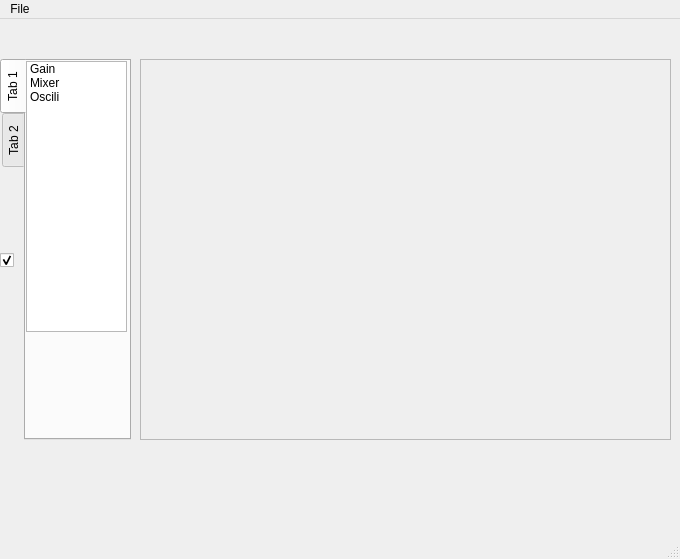
<?xml version="1.0" encoding="UTF-8"?>
<ui version="4.0">
 <class>MainWindow</class>
 <widget class="QMainWindow" name="MainWindow">
  <property name="geometry">
   <rect>
    <x>0</x>
    <y>0</y>
    <width>680</width>
    <height>559</height>
   </rect>
  </property>
  <property name="windowTitle">
   <string>MainWindow</string>
  </property>
  <widget class="QWidget" name="centralwidget">
   <widget class="QTabWidget" name="tabWidget">
    <property name="geometry">
     <rect>
      <x>0</x>
      <y>40</y>
      <width>131</width>
      <height>381</height>
     </rect>
    </property>
    <property name="tabPosition">
     <enum>QTabWidget::West</enum>
    </property>
    <property name="currentIndex">
     <number>0</number>
    </property>
    <widget class="QWidget" name="tab">
     <attribute name="title">
      <string>Tab 1</string>
     </attribute>
     <widget class="QListWidget" name="listWidget">
      <property name="geometry">
       <rect>
        <x>0</x>
        <y>0</y>
        <width>101</width>
        <height>271</height>
       </rect>
      </property>
      <item>
       <property name="text">
        <string>Gain</string>
       </property>
      </item>
      <item>
       <property name="text">
        <string>Mixer</string>
       </property>
      </item>
      <item>
       <property name="text">
        <string>Oscili</string>
       </property>
      </item>
     </widget>
    </widget>
    <widget class="QWidget" name="tab_2">
     <attribute name="title">
      <string>Tab 2</string>
     </attribute>
    </widget>
   </widget>
   <widget class="QFrame" name="drawarea">
    <property name="geometry">
     <rect>
      <x>140</x>
      <y>40</y>
      <width>531</width>
      <height>381</height>
     </rect>
    </property>
    <property name="frameShape">
     <enum>QFrame::StyledPanel</enum>
    </property>
    <property name="frameShadow">
     <enum>QFrame::Raised</enum>
    </property>
   </widget>
   <widget class="QCheckBox" name="checkBox">
    <property name="geometry">
     <rect>
      <x>0</x>
      <y>230</y>
      <width>21</width>
      <height>23</height>
     </rect>
    </property>
    <property name="text">
     <string/>
    </property>
    <property name="checked">
     <bool>true</bool>
    </property>
   </widget>
  </widget>
  <widget class="QMenuBar" name="menubar">
   <property name="geometry">
    <rect>
     <x>0</x>
     <y>0</y>
     <width>680</width>
     <height>21</height>
    </rect>
   </property>
   <widget class="QMenu" name="menuFile">
    <property name="title">
     <string>File</string>
    </property>
    <addaction name="actionNew"/>
   </widget>
   <addaction name="menuFile"/>
  </widget>
  <widget class="QStatusBar" name="statusbar"/>
  <action name="actionNew">
   <property name="text">
    <string>New</string>
   </property>
  </action>
 </widget>
 <resources/>
 <connections>
  <connection>
   <sender>checkBox</sender>
   <signal>toggled(bool)</signal>
   <receiver>tabWidget</receiver>
   <slot>setShown(bool)</slot>
   <hints>
    <hint type="sourcelabel">
     <x>11</x>
     <y>271</y>
    </hint>
    <hint type="destinationlabel">
     <x>32</x>
     <y>428</y>
    </hint>
   </hints>
  </connection>
 </connections>
</ui>
